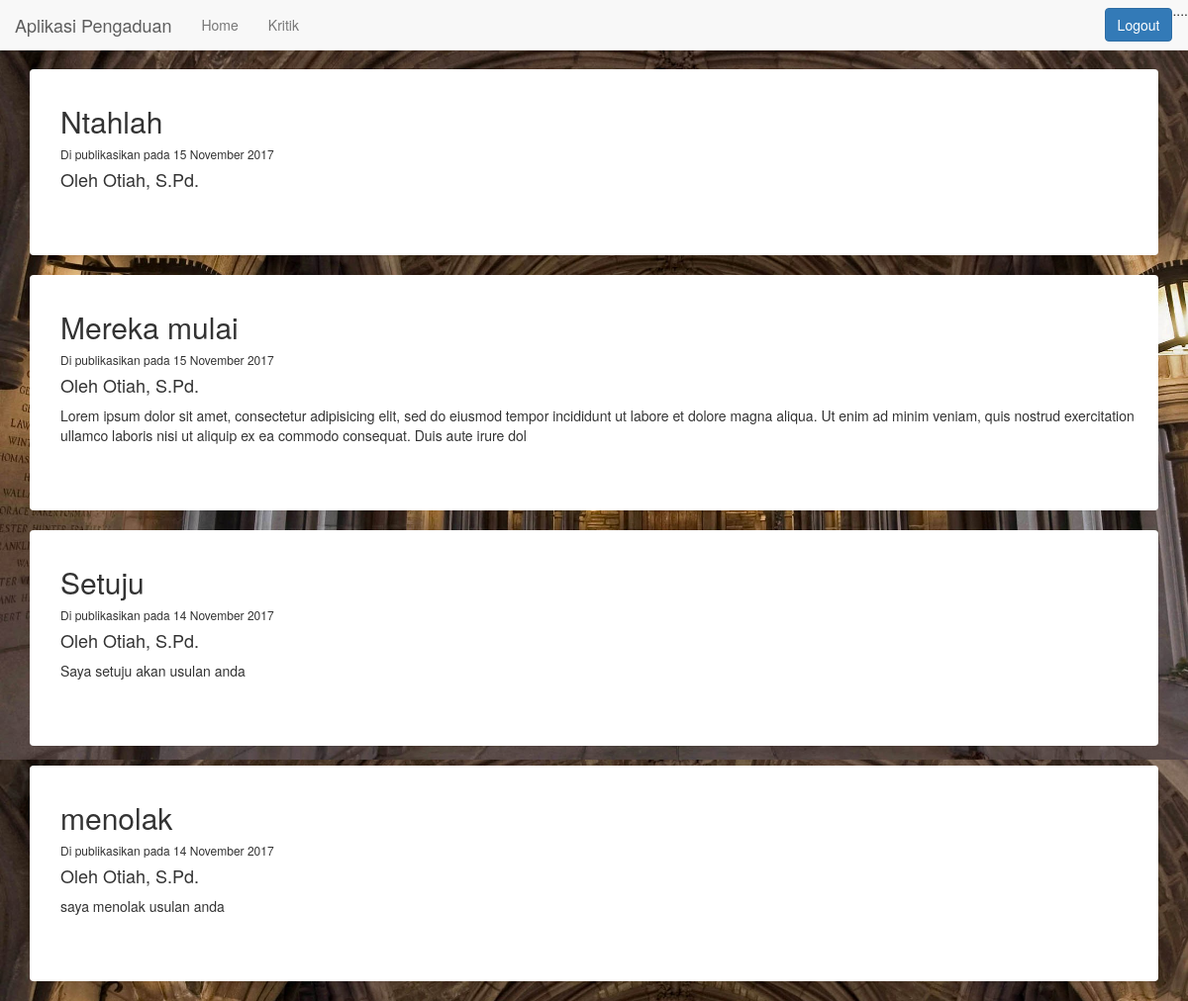
/index.php (signed in), run on the app's committed database.
### tables this page shows
CREATE TABLE `artikel` (
  `id_artikel` int(11) NOT NULL,
  `id_guru` int(11) NOT NULL,
  `judul_artikel` varchar(64) NOT NULL,
  `isi_artikel` varchar(255) NOT NULL,
  `tgl_artikel` varchar(64) NOT NULL
);

CREATE TABLE `daftar_guru` (
  `id_guru` int(11) NOT NULL,
  `nama` varchar(32) NOT NULL,
  `user` varchar(16) NOT NULL,
  `pass` varchar(9) NOT NULL
);

### config/koneksi.php (called while the page is built, shortened)
<?php
	function tgl($data){
		$tanggal = explode("-", $data);
		switch ($tanggal[1]) {
			case '11':
				$bulan = "November";
				break;
		}
		$hasil = "{$tanggal[2]} {$bulan} {$tanggal[0]}";
		return $hasil;
	}
 ?>

### siswa/content/artikel.php (the view)
<?php
require_once("config/koneksi.php");
$query = mysqli_query($conn, "select artikel.id_artikel,
									daftar_guru.nama,
									artikel.judul_artikel,
									artikel.isi_artikel,
									artikel.tgl_artikel from artikel join daftar_guru on
									artikel.id_guru = daftar_guru.id_guru order by tgl_artikel desc");
$num = mysqli_num_rows($query);
if($num<1){
 echo'<center><div class="alert alert-danger">Tidak Ada Artikel</div></center>';
}else{
while($data=mysqli_fetch_array($query)){
  echo '
  	 <div class="panel">
     <div class="container">
     <div class="panel-body">
     <h2>'.$data['judul_artikel'].'</h2>
     <h6>Di publikasikan pada '.tgl($data['tgl_artikel']).'</h6>
     <h4>Oleh '.$data['nama'].'</h4>
     <p>'.$data['isi_artikel'].'</p>
     <br><br>
     </div>
     </div>
  	 </div>
   ';}
}
?>

### index.php (shortened to what this page needs)
<?php session_start();
include 'config/koneksi.php';
?>
<!DOCTYPE html>
<html>
<head>
	<link rel="stylesheet" type="text/css" href="inc/css/bootstrap.css">
	<link rel="stylesheet" type="text/css" href="inc/css/style.css">
	<link rel="stylesheet" type="text/css" href="inc/css/language.css">
</head>
<body background="inc/img/tampilan_awal.jpg" style="background-size: 1366px 768px; background-attachment: fixed;">
<?php
	if (isset($_SESSION['logged_guru'])) {
		include 'guru/index.php';
	}else if (isset($_SESSION['logged_admin'])) {
		header('Location: admin/index.php');
	} else {
		include 'konten_utama.php';
	}
 ?>
</body>
</html>

### konten_utama.php (shortened to what this page needs)
<nav class="navbar navbar-default navbar-fixed-top">
	<div class="container-fluid">
		<div class="navbar-header">
			<a class="navbar-brand" href="index.php">Aplikasi Pengaduan</a>
		</div>
		<ul class="nav navbar-nav">
			<li><a href="index.php">Home</a></li>
				<?php if (isset($_SESSION['logged_siswa'])): ?>
					<li><a href="index.php?page=kritik">Kritik</a></li>
				<?php endif ?>
		</ul>
		<ul class="nav navbar-nav navbar-right">
			<li><form action="" method="POST"><button <?php if(isset($_SESSION['logged_siswa'])){echo 'name="logout"';}else{echo 'name="teacher"';} ?> class="btn btn-primary navbar-btn" style="margin-left: 300px;"><?php if(isset($_SESSION['logged_siswa'])){echo 'Logout';}else {echo 'I am a Teacher';} ?></button></form></li>
			<li><span style="color: $fff;">....</span></li>
		</ul>
	</div>
</nav>
<div style="margin-top: 70px;">
<?php
	if (isset($_SESSION['logged_siswa'])) {
		include 'siswa/index.php';
	}
 ?>
</div>

### siswa/index.php (shortened to what this page needs)
<div class="container">
	<?php
		if (isset($_GET['page'])) {
			if ($_GET['page'] == 'kritik') {
				include 'content/form_kritik.php';
			}
		} else {
			include 'content/artikel.php';
		}
	 ?>
</div>

### data on the page
artikel: judul_artikel "Ntahlah", tgl_artikel "15 November 2017", id_guru.nama "Otiah, S.Pd."
artikel: judul_artikel "Mereka mulai", tgl_artikel "15 November 2017", id_guru.nama "Otiah, S.Pd.", isi_artikel "Lorem ipsum dolor sit amet, consectetur adipisicing elit, sed do eiusmod tempor incididunt ut labore et dolore magna aliqua. Ut enim ad minim veniam, quis nostrud exercitation ullamco laboris nisi ut aliquip ex ea commodo consequat. Duis aute irure dol"
artikel: judul_artikel "Setuju", tgl_artikel "14 November 2017", id_guru.nama "Otiah, S.Pd.", isi_artikel "Saya setuju akan usulan anda"
artikel: judul_artikel "menolak", tgl_artikel "14 November 2017", id_guru.nama "Otiah, S.Pd.", isi_artikel "saya menolak usulan anda"
